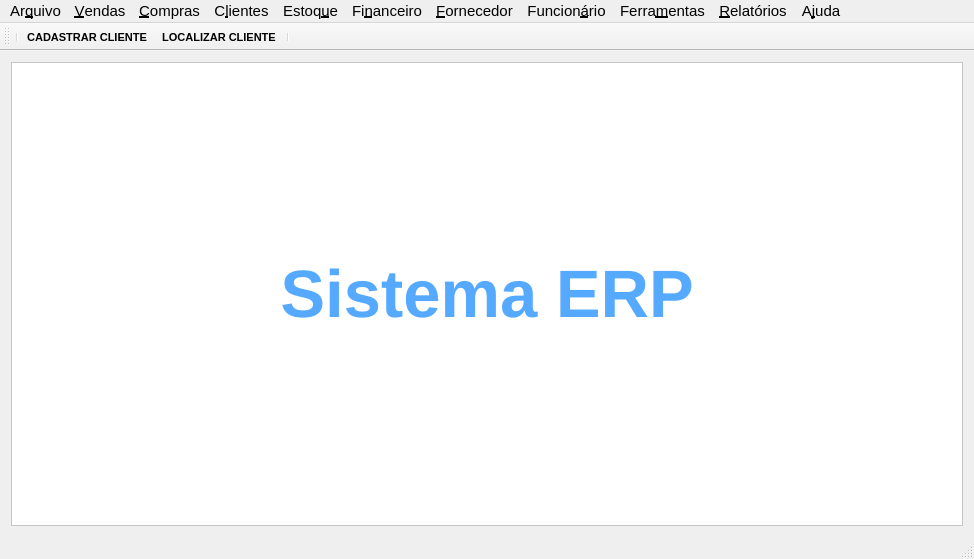
<?xml version="1.0" encoding="UTF-8"?>
<ui version="4.0">
 <class>QTSOFT_MainWindow</class>
 <widget class="QMainWindow" name="QTSOFT_MainWindow">
  <property name="windowModality">
   <enum>Qt::NonModal</enum>
  </property>
  <property name="enabled">
   <bool>true</bool>
  </property>
  <property name="geometry">
   <rect>
    <x>0</x>
    <y>0</y>
    <width>974</width>
    <height>559</height>
   </rect>
  </property>
  <property name="windowTitle">
   <string>Sistema ERP</string>
  </property>
  <property name="autoFillBackground">
   <bool>false</bool>
  </property>
  <widget class="QWidget" name="centralWidget">
   <layout class="QGridLayout" name="gridLayout">
    <item row="2" column="1">
     <widget class="QFrame" name="frame">
      <property name="styleSheet">
       <string notr="true">background-color: rgb(255, 255, 255);</string>
      </property>
      <property name="frameShape">
       <enum>QFrame::StyledPanel</enum>
      </property>
      <property name="frameShadow">
       <enum>QFrame::Raised</enum>
      </property>
      <layout class="QGridLayout" name="gridLayout_2">
       <item row="1" column="0">
        <widget class="QLabel" name="label_erp_system">
         <property name="font">
          <font>
           <pointsize>50</pointsize>
           <weight>75</weight>
           <bold>true</bold>
          </font>
         </property>
         <property name="styleSheet">
          <string notr="true">color: rgb(85, 170, 255);</string>
         </property>
         <property name="text">
          <string>Sistema ERP</string>
         </property>
         <property name="scaledContents">
          <bool>false</bool>
         </property>
         <property name="alignment">
          <set>Qt::AlignCenter</set>
         </property>
         <property name="wordWrap">
          <bool>false</bool>
         </property>
        </widget>
       </item>
      </layout>
     </widget>
    </item>
   </layout>
  </widget>
  <widget class="QMenuBar" name="menuBar">
   <property name="geometry">
    <rect>
     <x>0</x>
     <y>0</y>
     <width>974</width>
     <height>34</height>
    </rect>
   </property>
   <property name="font">
    <font>
     <pointsize>11</pointsize>
    </font>
   </property>
   <widget class="QMenu" name="menuArquivo">
    <property name="title">
     <string>Ar&amp;quivo</string>
    </property>
    <addaction name="actionAbrir"/>
    <addaction name="actionFECHAR"/>
   </widget>
   <widget class="QMenu" name="menuRelat_rios">
    <property name="title">
     <string>&amp;Relatórios</string>
    </property>
    <addaction name="actionFINANCEIRO"/>
    <addaction name="actionVENDAS"/>
    <addaction name="actionPRODUTOS"/>
    <addaction name="actionESTOQUE_2"/>
    <addaction name="actionCLIENTES"/>
   </widget>
   <widget class="QMenu" name="menuFerramentas">
    <property name="title">
     <string>Ferra&amp;mentas</string>
    </property>
    <addaction name="cadastrar_usuario_action"/>
    <addaction name="editar_usuario_action"/>
   </widget>
   <widget class="QMenu" name="menuAjuda">
    <property name="title">
     <string>A&amp;juda</string>
    </property>
    <addaction name="actionSobre"/>
   </widget>
   <widget class="QMenu" name="menuClientes">
    <property name="title">
     <string>C&amp;lientes</string>
    </property>
    <addaction name="localizar_cliente_action"/>
    <addaction name="cadastrar_cliente_action"/>
    <addaction name="editar_cliente_action"/>
   </widget>
   <widget class="QMenu" name="menuEstoque">
    <property name="title">
     <string>Estoq&amp;ue</string>
    </property>
    <addaction name="action_new_product"/>
    <addaction name="actionSERVI_OS"/>
    <addaction name="actionMARCAS"/>
    <addaction name="actionUNIDADES_DE_MEDIDA"/>
    <addaction name="actionIMPRESS_O_DE_ETIQUETAS"/>
   </widget>
   <widget class="QMenu" name="menuFinancerio">
    <property name="title">
     <string>Fi&amp;nanceiro</string>
    </property>
    <addaction name="actionFLUXO_DE_CAIXA"/>
    <addaction name="actionMOVIMENTA_O_DE_CAIXA"/>
    <addaction name="actionPAGAMENTOS"/>
    <addaction name="actionRECEBIMENTOS"/>
    <addaction name="actionFATURAMENTO"/>
    <addaction name="actionCONTA_CORRENTE"/>
    <addaction name="actionCONTA_GERENCIAL"/>
   </widget>
   <widget class="QMenu" name="menuVendas">
    <property name="toolTip">
     <string/>
    </property>
    <property name="statusTip">
     <string/>
    </property>
    <property name="title">
     <string>&amp;Vendas</string>
    </property>
    <addaction name="actionOr_amentos"/>
    <addaction name="actionPedidos"/>
    <addaction name="actionClientes"/>
    <addaction name="actionComiss_es"/>
    <addaction name="actionDevolu_es"/>
    <addaction name="actionPDV"/>
    <addaction name="actionTipos_de_Pagamentos"/>
    <addaction name="separator"/>
    <addaction name="actionSell"/>
   </widget>
   <widget class="QMenu" name="menuCompras">
    <property name="font">
     <font>
      <pointsize>11</pointsize>
     </font>
    </property>
    <property name="title">
     <string>&amp;Compras</string>
    </property>
    <addaction name="actionOR_AMENTOS"/>
    <addaction name="actionPEDIDOS"/>
    <addaction name="actionFORNECEDORES"/>
    <addaction name="actiondEVOLU_ES"/>
    <addaction name="actionCENTRAL_DE_COMPRAS"/>
    <addaction name="actionESTOQUE"/>
   </widget>
   <widget class="QMenu" name="menuFuncion_rio">
    <property name="title">
     <string>Funcion&amp;ário</string>
    </property>
    <addaction name="actionFuncionario"/>
   </widget>
   <widget class="QMenu" name="menuFornecedor">
    <property name="title">
     <string>&amp;Fornecedor</string>
    </property>
    <addaction name="action_new_supplier"/>
   </widget>
   <addaction name="menuArquivo"/>
   <addaction name="menuVendas"/>
   <addaction name="menuCompras"/>
   <addaction name="menuClientes"/>
   <addaction name="menuEstoque"/>
   <addaction name="menuFinancerio"/>
   <addaction name="menuFornecedor"/>
   <addaction name="menuFuncion_rio"/>
   <addaction name="menuFerramentas"/>
   <addaction name="menuRelat_rios"/>
   <addaction name="menuAjuda"/>
  </widget>
  <widget class="QStatusBar" name="statusBar"/>
  <widget class="QToolBar" name="mainToolBar">
   <property name="font">
    <font>
     <pointsize>8</pointsize>
     <weight>75</weight>
     <bold>true</bold>
    </font>
   </property>
   <property name="locale">
    <locale language="Portuguese" country="Brazil"/>
   </property>
   <property name="iconSize">
    <size>
     <width>55</width>
     <height>55</height>
    </size>
   </property>
   <property name="toolButtonStyle">
    <enum>Qt::ToolButtonTextUnderIcon</enum>
   </property>
   <attribute name="toolBarArea">
    <enum>TopToolBarArea</enum>
   </attribute>
   <attribute name="toolBarBreak">
    <bool>false</bool>
   </attribute>
   <addaction name="separator"/>
   <addaction name="cadastrar_cliente_action"/>
   <addaction name="localizar_cliente_action"/>
   <addaction name="separator"/>
  </widget>
  <action name="actionAbrir">
   <property name="text">
    <string>&amp;ABRIR</string>
   </property>
  </action>
  <action name="actionFechar">
   <property name="text">
    <string>Fechar</string>
   </property>
  </action>
  <action name="cadastrar_cliente_action">
   <property name="icon">
    <iconset resource="icons.qrc">
     <normaloff>:/Icons/new_customer.svg</normaloff>:/Icons/new_customer.svg</iconset>
   </property>
   <property name="text">
    <string>&amp;CADASTRAR CLIENTE</string>
   </property>
  </action>
  <action name="actionFuncionario">
   <property name="text">
    <string>CA&amp;DASTRAR FUNCIONÁRIO</string>
   </property>
  </action>
  <action name="actionOr_amentos">
   <property name="text">
    <string>&amp;ORÇAMENTOS</string>
   </property>
   <property name="font">
    <font/>
   </property>
  </action>
  <action name="actionPedidos">
   <property name="text">
    <string>&amp;PEDIDOS</string>
   </property>
  </action>
  <action name="actionClientes">
   <property name="text">
    <string>&amp;CLIENTES</string>
   </property>
  </action>
  <action name="actionComiss_es">
   <property name="text">
    <string>CO&amp;MISSÕES</string>
   </property>
  </action>
  <action name="actionDevolu_es">
   <property name="text">
    <string>&amp;DEVOLUÇÕES</string>
   </property>
  </action>
  <action name="actionPDV">
   <property name="text">
    <string>PD&amp;V</string>
   </property>
  </action>
  <action name="actionTipos_de_Pagamentos">
   <property name="text">
    <string>&amp;TIPOS DE PAGAMENTOS</string>
   </property>
  </action>
  <action name="actionProdutos">
   <property name="text">
    <string>PROTUDOS</string>
   </property>
  </action>
  <action name="actionServi_os">
   <property name="text">
    <string>SERVIÇOS</string>
   </property>
  </action>
  <action name="actionMarcas">
   <property name="text">
    <string>MARCAS</string>
   </property>
  </action>
  <action name="actionUnidades_de_Medida">
   <property name="text">
    <string>UNIDADES DE MEDIDA</string>
   </property>
  </action>
  <action name="actionImpresso_de_Etiquetas">
   <property name="text">
    <string>IMPRESSORA DE ETIQUETA</string>
   </property>
  </action>
  <action name="actionOR_AMENTOS">
   <property name="text">
    <string>&amp;ORÇAMENTOS</string>
   </property>
   <property name="font">
    <font/>
   </property>
  </action>
  <action name="actionPEDIDOS">
   <property name="text">
    <string>&amp;PEDIDOS</string>
   </property>
  </action>
  <action name="actionFORNECEDORES">
   <property name="text">
    <string>&amp;FORNECEDORES</string>
   </property>
  </action>
  <action name="actiondEVOLU_ES">
   <property name="text">
    <string>&amp;DEVOLUÇOES</string>
   </property>
  </action>
  <action name="actionCENTRAL_DE_COMPRAS">
   <property name="text">
    <string>&amp;CENTRAL DE COMPRAS</string>
   </property>
  </action>
  <action name="actionESTOQUE">
   <property name="text">
    <string>&amp;ESTOQUE</string>
   </property>
  </action>
  <action name="actionFLUXO_DE_CAIXA">
   <property name="text">
    <string>&amp;FLUXO DE CAIXA</string>
   </property>
  </action>
  <action name="actionMOVIMENTA_O_DE_CAIXA">
   <property name="text">
    <string>&amp;MOVIMENTAÇÃO DE CAIXA</string>
   </property>
  </action>
  <action name="actionPAGAMENTOS">
   <property name="text">
    <string>&amp;PAGAMENTOS</string>
   </property>
  </action>
  <action name="actionRECEBIMENTOS">
   <property name="text">
    <string>&amp;RECEBIMENTOS</string>
   </property>
  </action>
  <action name="actionFATURAMENTO">
   <property name="text">
    <string>FAT&amp;URAMENTO</string>
   </property>
  </action>
  <action name="actionCONTA_CORRENTE">
   <property name="text">
    <string>&amp;CONTA CORRENTE</string>
   </property>
  </action>
  <action name="actionCONTA_GERENCIAL">
   <property name="text">
    <string>CONTA &amp;GERENCIAL</string>
   </property>
  </action>
  <action name="actionFINANCEIRO">
   <property name="text">
    <string>&amp;FINANCEIRO</string>
   </property>
  </action>
  <action name="actionVENDAS">
   <property name="text">
    <string>&amp;VENDAS</string>
   </property>
  </action>
  <action name="actionPRODUTOS">
   <property name="text">
    <string>&amp;PRODUTOS</string>
   </property>
  </action>
  <action name="actionESTOQUE_2">
   <property name="text">
    <string>&amp;ESTOQUE</string>
   </property>
  </action>
  <action name="actionCLIENTES">
   <property name="text">
    <string>&amp;CLIENTES</string>
   </property>
  </action>
  <action name="action_new_supplier">
   <property name="text">
    <string>CADASTRAR &amp;FORNECEDOR</string>
   </property>
  </action>
  <action name="action_new_product">
   <property name="text">
    <string>&amp;CADASTRAR PRODUTO</string>
   </property>
  </action>
  <action name="actionSERVI_OS">
   <property name="text">
    <string>&amp;SERVIÇOS</string>
   </property>
  </action>
  <action name="actionMARCAS">
   <property name="text">
    <string>&amp;MARCAS</string>
   </property>
  </action>
  <action name="actionUNIDADES_DE_MEDIDA">
   <property name="text">
    <string>&amp;UNIDADES DE MEDIDA</string>
   </property>
  </action>
  <action name="actionIMPRESS_O_DE_ETIQUETAS">
   <property name="text">
    <string>&amp;IMPRESSÃO DE ETIQUETAS</string>
   </property>
  </action>
  <action name="actionFECHAR">
   <property name="text">
    <string>&amp;FECHAR</string>
   </property>
  </action>
  <action name="localizar_cliente_action">
   <property name="icon">
    <iconset resource="icons.qrc">
     <normaloff>:/Icons/search_customer.svg</normaloff>:/Icons/search_customer.svg</iconset>
   </property>
   <property name="text">
    <string>&amp;LOCALIZAR CLIENTE</string>
   </property>
  </action>
  <action name="editar_cliente_action">
   <property name="text">
    <string>&amp;EDITAR</string>
   </property>
  </action>
  <action name="cadastrar_usuario_action">
   <property name="text">
    <string>&amp;CADASTRAR USUÁRIO</string>
   </property>
  </action>
  <action name="editar_usuario_action">
   <property name="text">
    <string>&amp;EDITAR USUÁRIO</string>
   </property>
  </action>
  <action name="actionSobre">
   <property name="text">
    <string>&amp;Sobre</string>
   </property>
  </action>
  <action name="actionCadastrar_Produto">
   <property name="text">
    <string>CADASTRAR &amp;PRODUTO</string>
   </property>
  </action>
  <action name="actionSell">
   <property name="text">
    <string>V&amp;ender</string>
   </property>
  </action>
 </widget>
 <layoutdefault spacing="6" margin="11"/>
 <resources>
  <include location="icons.qrc"/>
 </resources>
 <connections/>
</ui>
